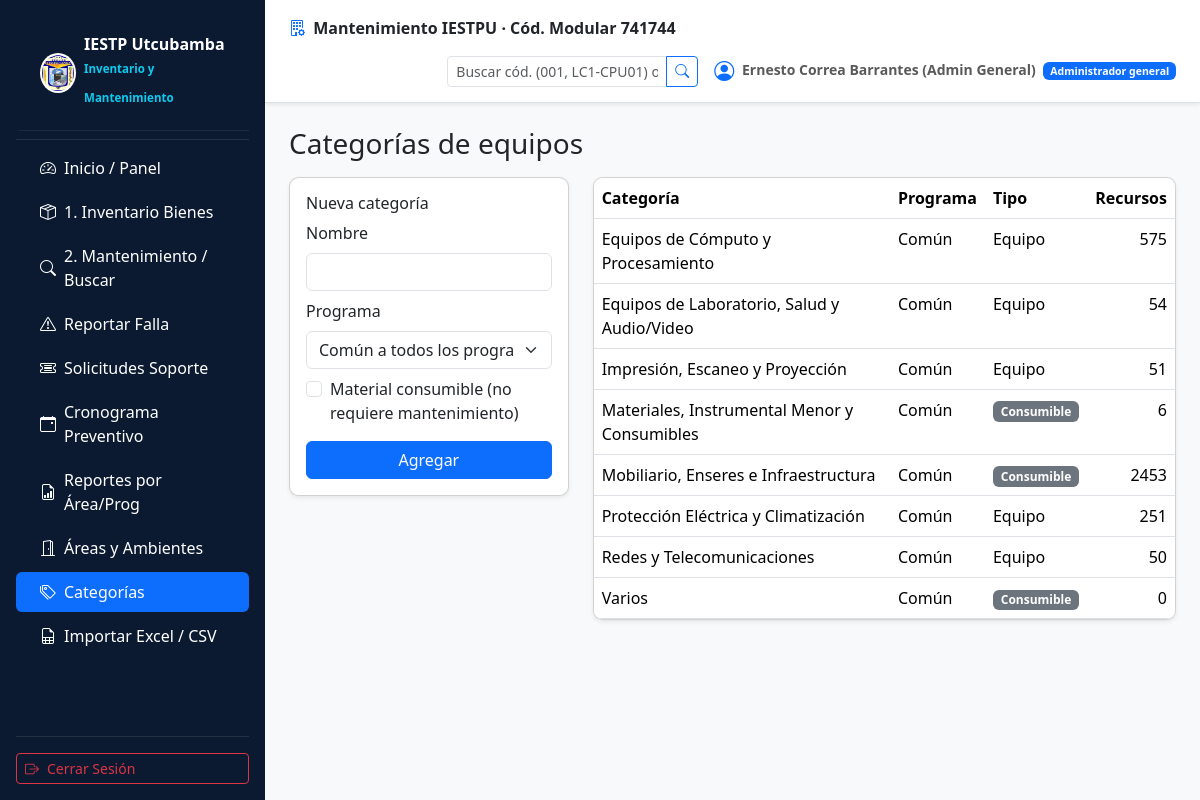
/admin/categorias.php (signed in), run on the app's committed database.
### tables this page shows
CREATE TABLE usuarios (
  id               INT UNSIGNED NOT NULL AUTO_INCREMENT,
  rol_id           TINYINT UNSIGNED NOT NULL,
  dni              CHAR(8)      NULL,
  nombres          VARCHAR(100) NOT NULL,
  apellidos        VARCHAR(100) NOT NULL,
  correo           VARCHAR(150) NOT NULL,
  telefono         VARCHAR(20)  NULL,
  password_hash    VARCHAR(255) NOT NULL,           
  debe_cambiar_clave TINYINT(1) NOT NULL DEFAULT 1,
  intentos_fallidos TINYINT UNSIGNED NOT NULL DEFAULT 0,
  bloqueado_hasta  DATETIME     NULL,
  ultimo_acceso    DATETIME     NULL,
  activo           TINYINT(1)   NOT NULL DEFAULT 1,
  creado_en        DATETIME     NOT NULL DEFAULT CURRENT_TIMESTAMP,
  actualizado_en   DATETIME     NOT NULL DEFAULT CURRENT_TIMESTAMP ON UPDATE CURRENT_TIMESTAMP,
  PRIMARY KEY (id),
  UNIQUE KEY uq_usuarios_correo (correo),
  UNIQUE KEY uq_usuarios_dni (dni),
  KEY ix_usuarios_rol (rol_id),
  CONSTRAINT fk_usuarios_rol FOREIGN KEY (rol_id) REFERENCES roles(id)
);

CREATE TABLE roles (
  id            TINYINT UNSIGNED NOT NULL AUTO_INCREMENT,
  codigo        VARCHAR(30)  NOT NULL,             
  nombre        VARCHAR(80)  NOT NULL,
  descripcion   VARCHAR(255) NULL,
  PRIMARY KEY (id),
  UNIQUE KEY uq_roles_codigo (codigo)
);

CREATE TABLE categorias_equipos (
  id            INT UNSIGNED NOT NULL AUTO_INCREMENT,
  programa_id   TINYINT UNSIGNED NULL,              
  nombre        VARCHAR(100) NOT NULL,
  es_consumible TINYINT(1)   NOT NULL DEFAULT 0,    
  PRIMARY KEY (id),
  UNIQUE KEY uq_cat_equipo (programa_id, nombre),
  CONSTRAINT fk_cateq_programa FOREIGN KEY (programa_id) REFERENCES programas(id)
);

### includes/helpers.php (called while the page is built, shortened)
<?php
function e(mixed $v): string
{
    return htmlspecialchars((string) $v, ENT_QUOTES | ENT_SUBSTITUTE, 'UTF-8');
}
function url(string $ruta = ''): string
{
    return rtrim($GLOBALS['CFG']['app']['base_url'], '/') . '/' . ltrim($ruta, '/');
}

### includes/db.php (called while the page is built, shortened)
<?php
function db(): PDO
{
    static $pdo = null;
    if ($pdo instanceof PDO) {
        return $pdo;
    }
    $c = $GLOBALS['CFG']['db'];
    $dsn = sprintf('mysql:host=%s;port=%d;dbname=%s;charset=%s', $c['host'], $c['puerto'], $c['nombre'], $c['charset']);
    try {
        $pdo = new PDO($dsn, $c['usuario'], $c['clave'], [
            PDO::ATTR_ERRMODE            => PDO::ERRMODE_EXCEPTION,
            PDO::ATTR_DEFAULT_FETCH_MODE => PDO::FETCH_ASSOC,
            PDO::ATTR_EMULATE_PREPARES   => false,
        ]);
        $pdo->exec("SET time_zone = '-05:00'");
    } catch (PDOException $e) {
        error_log('Error de conexión BD: ' . $e->getMessage());
        http_response_code(500);
        exit('No se pudo conectar con la base de datos.');
    }
    return $pdo;
}
function consulta(string $sql, array $params = []): PDOStatement
{
    $st = db()->prepare($sql);
    $st->execute($params);
    return $st;
}

### includes/auth.php (called while the page is built, shortened)
<?php
function usuario_actual(): ?array
{
    static $cache = null;
    if ($cache !== null && $cache['id'] === $_SESSION['uid']) {
        return $cache;
    }
    $u = consulta(
        'SELECT u.id, u.nombres, u.apellidos, u.correo, u.activo, u.debe_cambiar_clave, r.codigo AS rol, r.nombre AS rol_nombre
           FROM usuarios u JOIN roles r ON r.id = u.rol_id WHERE u.id = ?',
        [$_SESSION['uid']]
    )->fetch();
    return $u;
}
function requiere_login(): array
{
    $u = usuario_actual();
    return $u;
}
function requiere_rol(string ...$roles): array
{
    $u = requiere_login();
    return $u;
}
function programas_del_usuario(int $uid, string $rol): array
{
    if ($rol === 'admin_general') {
        return array_column(consulta('SELECT id FROM programas WHERE activo = 1')->fetchAll(), 'id');
    }
    return array_map('intval', array_column(
        consulta('SELECT programa_id FROM usuario_programa WHERE usuario_id = ?', [$uid])->fetchAll(),
        'programa_id'
    ));
}
function filtro_programas(string $columna, array $ids): array
{
    return [$columna . ' IN (' . implode(',', array_fill(0, count($ids), '?')) . ')', array_values($ids)];
}

### public/admin/categorias.php (the view, shortened to what this page needs)
<?php
require dirname(__DIR__, 2) . '/includes/bootstrap.php';
require dirname(__DIR__, 2) . '/includes/layout.php';
$u = requiere_rol('admin_general', 'admin_programa');
$progs = programas_del_usuario((int) $u['id'], $u['rol']);
[$f, $p] = filtro_programas('c.programa_id', $progs);
$filas = consulta(
    "SELECT c.id, c.nombre, c.es_consumible, pr.codigo AS programa,
            (SELECT COUNT(*) FROM equipos e WHERE e.categoria_id = c.id) AS n
       FROM categorias_equipos c LEFT JOIN programas pr ON pr.id = c.programa_id
      WHERE c.programa_id IS NULL OR $f ORDER BY pr.codigo, c.nombre", $p
)->fetchAll();
cabecera('Categorías de equipos', $u);
?>
<h1 class="h3 mb-3">Categorías de equipos</h1>
<div class="row g-4">
  <div class="col-lg-4">
    <form method="post" class="card card-body shadow-sm">
      <h2 class="h6">Nueva categoría</h2>
      <div class="mb-2"><label class="form-label">Nombre</label><input class="form-control" name="nombre" required maxlength="100"></div>
      <div class="mb-2"><label class="form-label">Programa</label>
        <select class="form-select" name="programa_id">
          <?php if ($u['rol'] === 'admin_general'): ?><option value="0">Común a todos los programas</option><?php endif; ?>
        </select></div>
      <div class="form-check mb-3"><input class="form-check-input" type="checkbox" id="cons" name="es_consumible" value="1">
        <label class="form-check-label" for="cons">Material consumible (no requiere mantenimiento)</label></div>
      <button class="btn btn-primary" type="submit">Agregar</button>
    </form>
  </div>
  <div class="col-lg-8">
    <div class="table-responsive card shadow-sm">
      <table class="table table-hover mb-0">
        <thead><tr><th>Categoría</th><th>Programa</th><th>Tipo</th><th class="text-end">Recursos</th></tr></thead>
        <tbody>
        <?php foreach ($filas as $c): ?>
          <tr><td><?= e($c['nombre']) ?></td><td><?= e($c['programa'] ?? 'Común') ?></td>
              <td><?= $c['es_consumible'] ? '<span class="badge text-bg-secondary">Consumible</span>' : 'Equipo' ?></td>
              <td class="text-end"><?= (int) $c['n'] ?></td></tr>
        <?php endforeach; if (!$filas): ?>
          <tr><td colspan="4" class="text-center text-muted py-4">Aún no hay categorías.</td></tr>
        <?php endif; ?>
        </tbody>
      </table>
    </div>
  </div>
</div>
<?php pie();

### includes/layout.php (shortened to what this page needs)
<?php
function menu_para_rol(string $rol): array
{
    $m = ['Inicio / Panel' => ['ruta' => 'index.php', 'icono' => 'bi-speedometer2']];
    if ($rol === 'docente') {
        $m['Buscador de Bienes']    = ['ruta' => 'admin/buscar_equipo.php', 'icono' => 'bi-search'];
        $m['Reportar Falla']        = ['ruta' => 'docente/reportar.php', 'icono' => 'bi-exclamation-triangle'];
        $m['Mis Solicitudes']       = ['ruta' => 'docente/mis_solicitudes.php', 'icono' => 'bi-list-check'];
        $m['Cronograma Preventivo'] = ['ruta' => 'admin/cronograma.php', 'icono' => 'bi-calendar-event'];
    } else {
        $m['1. Inventario Bienes']  = ['ruta' => 'admin/equipos.php', 'icono' => 'bi-box-seam'];
        $m['2. Mantenimiento / Buscar'] = ['ruta' => 'admin/buscar_equipo.php', 'icono' => 'bi-search'];
        $m['Reportar Falla']        = ['ruta' => 'docente/reportar.php', 'icono' => 'bi-exclamation-triangle'];
        $m['Solicitudes Soporte']   = ['ruta' => 'admin/solicitudes.php', 'icono' => 'bi-ticket-detailed'];
        $m['Cronograma Preventivo'] = ['ruta' => 'admin/cronograma.php', 'icono' => 'bi-calendar-event'];
        $m['Reportes por Área/Prog']= ['ruta' => 'admin/reportes.php', 'icono' => 'bi-file-earmark-bar-graph'];
        $m['Áreas y Ambientes']     = ['ruta' => 'admin/ambientes.php', 'icono' => 'bi-door-open'];
        $m['Categorías']            = ['ruta' => 'admin/categorias.php', 'icono' => 'bi-tags'];
        $m['Importar Excel / CSV']  = ['ruta' => 'admin/importar_inventario.php', 'icono' => 'bi-file-earmark-spreadsheet'];
    }
    return $m;
}
function cabecera(string $titulo, ?array $u = null): void
{
    $app = $GLOBALS['CFG']['app']['nombre'];
    $pagina_actual = basename($_SERVER['SCRIPT_NAME']);
    ?>
<!doctype html>
<html lang="es">
<head>
  <link href="https://cdn.jsdelivr.net/npm/bootstrap@5.3.3/dist/css/bootstrap.min.css" rel="stylesheet">
  <link rel="stylesheet" href="https://cdn.jsdelivr.net/npm/bootstrap-icons@1.11.1/font/bootstrap-icons.css">
  <link href="<?= e(url('assets/css/app.css')) ?>" rel="stylesheet">
</head>
<body class="bg-light">
<?php if ($u): ?>
<div class="d-flex">
  <aside class="sidebar d-none d-md-flex flex-column flex-shrink-0 p-3 text-white" style="width: 265px;">
    <a href="<?= e(url('index.php')) ?>" class="d-flex align-items-center mb-3 mb-md-0 me-md-auto text-white text-decoration-none gap-2 brand">
      <img src="<?= e(url('assets/img/logo-iestp.png')) ?>" alt="Logo" style="width: 40px; height: 40px; border-radius: 50%; background: white; padding: 2px;">
      <div>
        <div class="fs-6 fw-bold lh-1">IESTP Utcubamba</div>
        <small class="text-info" style="font-size: 0.72rem;">Inventario y Mantenimiento</small>
      </div>
    </a>
    <hr class="text-secondary my-2">
    <ul class="nav nav-pills flex-column mb-auto gap-1">
      <?php foreach (menu_para_rol($u['rol']) as $txt => $item): ?>
        <li class="nav-item">
          <a href="<?= e(url($item['ruta'])) ?>" class="nav-link text-white d-flex align-items-center gap-2 py-2 <?= $pagina_actual === basename($item['ruta']) ? 'active' : '' ?>">
            <i class="bi <?= e($item['icono']) ?>"></i>
            <span><?= e($txt) ?></span>
          </a>
        </li>
      <?php endforeach; ?>
    </ul>
    <hr class="text-secondary">
    <form method="post" action="<?= e(url('logout.php')) ?>">
      <button class="btn btn-outline-danger btn-sm w-100 text-start d-flex align-items-center gap-2" type="submit">
        <i class="bi bi-box-arrow-right"></i> Cerrar Sesión
      </button>
    </form>
  </aside>
  <div class="flex-grow-1 min-vh-100 d-flex flex-column">
    <nav class="navbar navbar-light bg-white border-bottom px-4 py-2 shadow-sm no-print">
      <div class="container-fluid px-0">
        <span class="navbar-text fw-bold text-dark d-none d-md-block">
          <i class="bi bi-building-gear text-primary me-1"></i> <?= e($app) ?> · Cód. Modular 741744
        </span>
        <div class="d-flex align-items-center gap-3 ms-auto">
          <form method="get" action="<?= e(url('admin/buscar_equipo.php')) ?>" class="d-none d-lg-flex">
            <div class="input-group input-group-sm">
              <input class="form-control" name="q" placeholder="Buscar cód. (001, LC1-CPU01) o serie…">
              <button class="btn btn-outline-primary" type="submit"><i class="bi bi-search"></i></button>
            </div>
          </form>
          <span class="navbar-text small">
            <i class="bi bi-person-circle fs-5 align-middle me-1 text-primary"></i>
            <strong><?= e($u['nombres'] . ' ' . $u['apellidos']) ?></strong>
            <span class="badge bg-primary ms-1"><?= e($u['rol_nombre']) ?></span>
          </span>
        </div>
      </div>
    </nav>
    <main class="container-fluid py-4 px-4 flex-grow-1">
<?php else: ?>
    <main class="container py-4">
<?php endif; ?>
<?php
}
function pie(): void
{
    ?>
    </main>
<?php if (isset($_SESSION['uid'])): ?>
  </div>
</div>
<?php endif; ?>
</body>
</html>
<?php
}

### public/assets/css/app.css (style rules this page uses)
.card { border-radius: .6rem; }
table th { white-space: nowrap; }
body { background-color: #f8f9fa; }
.sidebar { min-height: 100vh; background-color: #0b1a30; color: white; }
.sidebar a { color: #b0c4de; text-decoration: none; padding: 12px 20px; display: block; border-left: 4px solid transparent; }
.sidebar a:hover, .sidebar a.active { background-color: #1a2b48; color: white; border-left-color: #0d6efd; }
.sidebar .brand { padding: 20px; font-size: 1.2rem; font-weight: bold; border-bottom: 1px solid #1a2b48; display: flex; align-items: center; gap: 10px; }

### data on the page
usuarios: nombres+apellidos "Ernesto Correa Barrantes (Admin General)", rol.nombre "Administrador general"
roles: programa_id "Común a todos los programas"
categorias_equipos: nombre "Equipos de Cómputo y Procesamiento", programa "Común", es_consumible "Equipo", n "575"
categorias_equipos: nombre "Equipos de Laboratorio, Salud y Audio/Video", programa "Común", es_consumible "Equipo", n "54"
categorias_equipos: nombre "Impresión, Escaneo y Proyección", programa "Común", es_consumible "Equipo", n "51"
categorias_equipos: nombre "Materiales, Instrumental Menor y Consumibles", programa "Común", es_consumible "Consumible", n "6"
categorias_equipos: nombre "Mobiliario, Enseres e Infraestructura", programa "Común", es_consumible "Consumible", n "2453"
categorias_equipos: nombre "Protección Eléctrica y Climatización", programa "Común", es_consumible "Equipo", n "251"
categorias_equipos: nombre "Redes y Telecomunicaciones", programa "Común", es_consumible "Equipo", n "50"
categorias_equipos: nombre "Varios", programa "Común", es_consumible "Consumible", n "0"

### other printed values
$txt "Inicio / Panel"
$txt "1. Inventario Bienes"
$txt "2. Mantenimiento / Buscar"
$txt "Reportar Falla"
$txt "Solicitudes Soporte"
$txt "Cronograma Preventivo"
$txt "Reportes por Área/Prog"
$txt "Áreas y Ambientes"
$txt "Categorías"
$txt "Importar Excel / CSV"
$app "Mantenimiento IESTPU"
